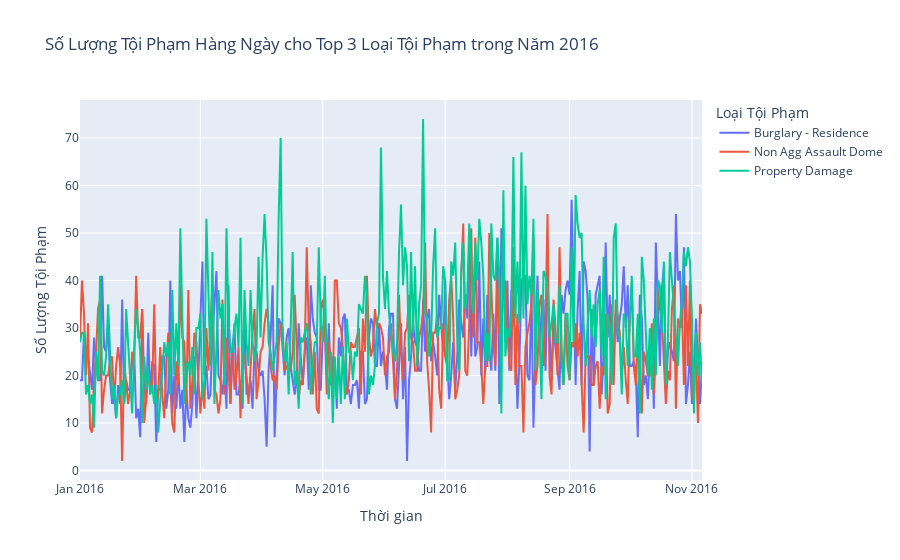

The code cell stored with this chart in its notebook:
### Markdown cell above
### Xử lí dữ liệu và vẽ biểu đồ

### Code cell
# Đảm bảo cột 'From_Date' có định dạng datetime
df['From_Date'] = pd.to_datetime(df['From_Date'])

# Lọc dữ liệu cho năm 2016 và các loại tội phạm trong top
df_2016_top_crimes = df[(df['From_Date'].dt.year == 2016) & (df['Description'].isin(top_crimes_data.index))]

# Group by From_Date and Description
grouped_data = df_2016_top_crimes.groupby(['From_Date', 'Description']).size().reset_index(name='Total_Crimes')

# Tạo biểu đồ
fig = px.line(grouped_data, x='From_Date', y='Total_Crimes', color='Description', 
              title=f'Số Lượng Tội Phạm Hàng Ngày cho Top {3} Loại Tội Phạm trong Năm 2016',
              labels={'Total_Crimes': 'Số Lượng Tội Phạm', 'From_Date': 'Thời gian', 'Description': 'Loại Tội Phạm'})
fig.show()

### Figure 1 — Plotly figure (JSON) as saved in the notebook; plotly's stock layout.template omitted (floating-point values rounded to 4 significant figures; data arrays with more than 128 entries replaced by an {"elided": "..."} marker saying what was removed)
{"data": [{"hovertemplate": "Loại Tội Phạm=Burglary - Residence<br>Thời gian=%{x}<br>Số Lượng Tội Phạm=%{y}<extra></extra>", "legendgroup": "Burglary - Residence", "line": {"color": "#636efa", "dash": "solid"}, "marker": {"symbol": "circle"}, "mode": "lines", "name": "Burglary - Residence", "orientation": "v", "showlegend": true, "type": "scatter", "x": {"elided": "311 str values"}, "xaxis": "x", "y": {"elided": "311 int values"}, "yaxis": "y"}, {"hovertemplate": "Loại Tội Phạm=Non Agg Assault Dome<br>Thời gian=%{x}<br>Số Lượng Tội Phạm=%{y}<extra></extra>", "legendgroup": "Non Agg Assault Dome", "line": {"color": "#EF553B", "dash": "solid"}, "marker": {"symbol": "circle"}, "mode": "lines", "name": "Non Agg Assault Dome", "orientation": "v", "showlegend": true, "type": "scatter", "x": {"elided": "311 str values"}, "xaxis": "x", "y": {"elided": "311 int values"}, "yaxis": "y"}, {"hovertemplate": "Loại Tội Phạm=Property Damage<br>Thời gian=%{x}<br>Số Lượng Tội Phạm=%{y}<extra></extra>", "legendgroup": "Property Damage", "line": {"color": "#00cc96", "dash": "solid"}, "marker": {"symbol": "circle"}, "mode": "lines", "name": "Property Damage", "orientation": "v", "showlegend": true, "type": "scatter", "x": {"elided": "311 str values"}, "xaxis": "x", "y": {"elided": "311 int values"}, "yaxis": "y"}], "layout": {"legend": {"title": {"text": "Loại Tội Phạm"}, "tracegroupgap": 0}, "title": {"text": "Số Lượng Tội Phạm Hàng Ngày cho Top 3 Loại Tội Phạm trong Năm 2016"}, "xaxis": {"anchor": "y", "domain": [0, 1], "title": {"text": "Thời gian"}}, "yaxis": {"anchor": "x", "domain": [0, 1], "title": {"text": "Số Lượng Tội Phạm"}}}}
